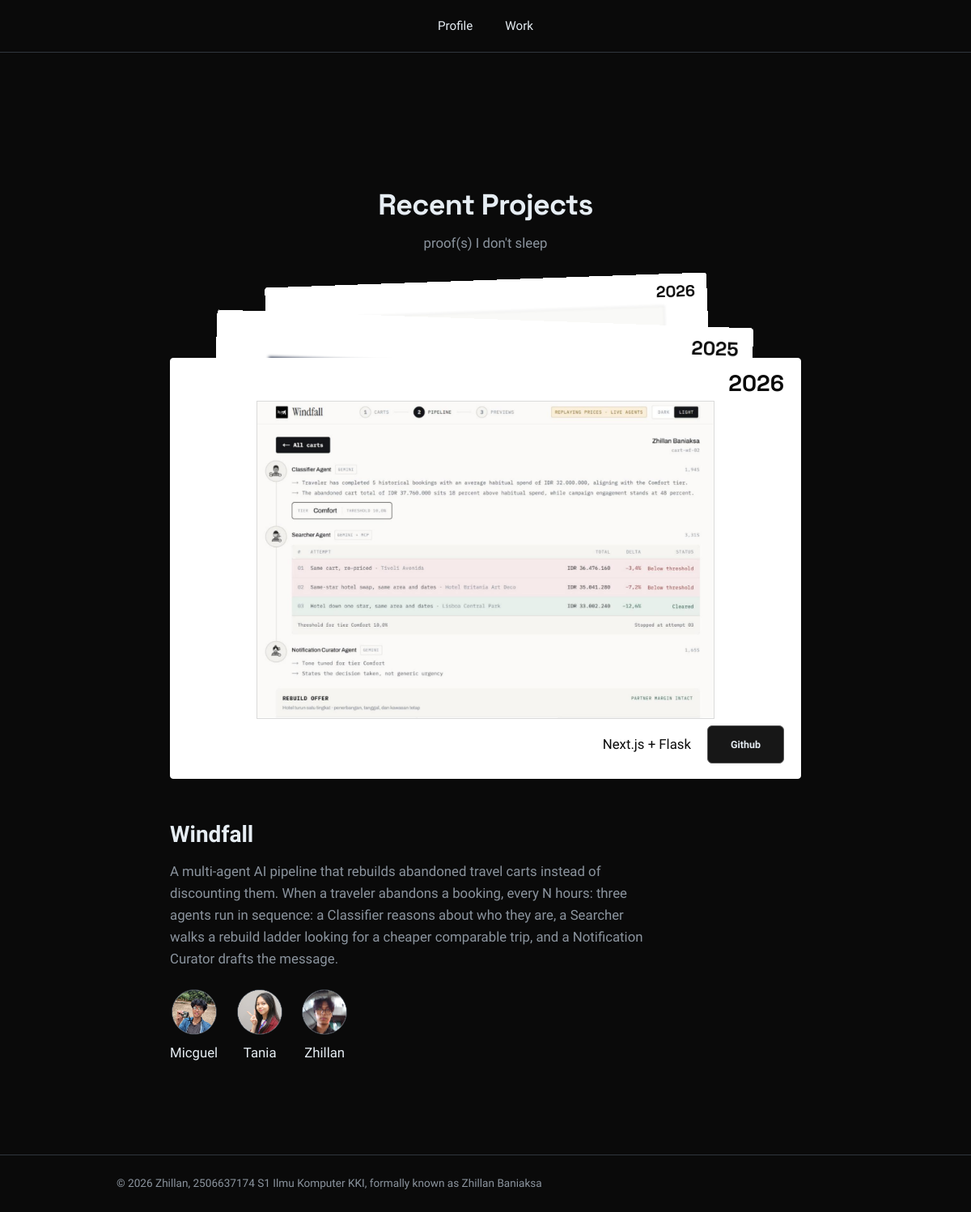
/projects/, run on the app's committed database.
### main/models.py (models this page shows, shortened)
class Project(models.Model):
    id = models.UUIDField(primary_key=True, default=uuid.uuid4, editable=False)
    title = models.CharField(max_length=255)
    year = models.CharField(max_length=16)
    role = models.CharField(max_length=120, blank=True)
    description = models.TextField()
    image = models.CharField(
        max_length=255,
        blank=True,
        help_text="Path under static/, e.g. img/projects/tinta.png",
    )
    tech_stack = models.CharField(
        max_length=255,
        help_text="Comma-separated, e.g. Django, Postgres, React",
    )
    peers = models.ManyToManyField(Peer, blank=True, related_name="projects")
    repo_url = models.URLField(blank=True, null=True)
    live_url = models.URLField(blank=True, null=True)
    order = models.PositiveIntegerField(default=0)
    class Meta:
        ordering = ["order", "-year"]
    @property
    def tech_list(self):
        return [t.strip() for t in self.tech_stack.split(",") if t.strip()]

class Peer(models.Model):
    id = models.UUIDField(primary_key=True, default=uuid.uuid4, editable=False)
    name = models.CharField(max_length=100)
    icon = models.CharField(
        max_length=255,
        help_text="Path under static/, e.g. icons/peers/zayyan.png",
    )
    url = models.URLField(blank=True, null=True)
    order = models.PositiveBigIntegerField(default = 0)
    class Meta:
        ordering = ["order", "name"]

### main/views.py (the view)
# urls.py: path('projects/', show_projects, name="show_projects"),
def show_projects(request):
    context = {
        "name": "Zhillan",
        "npm": "2506637174",
        "study_program": "S1 Ilmu Komputer KKI",
        "bio": "formally known as Zhillan Baniaksa",
        "project_list": Project.objects.prefetch_related("peers"),
    }
    return render(request, "projects.html", context)

### templates/projects.html (shortened to what this page needs)
{% load static %}
<!DOCTYPE html>
<html lang="en">
<head>
    <link rel="stylesheet" href="{% static 'css/style.css' %}?v=8">
</head>
<body>
    <header class="site-header">
        <div class="container">
            <nav class="nav-jump">
                <a href="{% url 'main:show_main' %}">Profile</a>
            </nav>
            <nav class="nav-jump">
                <a href="{% url 'main:show_projects' %}">Work</a>
            </nav>
        </div>
    </header>
    <main>
        <section class="projects" id="projects">
            <div class="container">
                <div class="projects-head">
                    <h1>Recent Projects</h1>
                    <p class="projects-sub">proof(s) I don't sleep</p>
                </div>
                <div class="deck">
                    <div class="deck-stack" tabindex="0" role="group"
                         aria-roledescription="carousel"
                         aria-label="Project screenshots. Drag the front card, or press the arrow keys, to see the next one.">
                        {% for project in project_list %}
                        <article class="stack-card"
                                 data-depth="{{ forloop.counter0 }}"
                                 aria-hidden="{% if forloop.first %}false{% else %}true{% endif %}">
                            <span class="stack-card-year">{{ project.year }}</span>
                            <div class="stack-card-shot">
                                {% if project.image %}
                                    <img class="stack-card-img"
                                         src="{% static project.image %}"
                                         alt="Screenshot of {{ project.title }}"
                                         draggable="false">
                                {% endif %}
                            </div>
                            <div class="stack-card-foot">
                                <span class="stack-card-tech">{{ project.tech_list|join:" + " }}</span>
                                {% if project.live_url %}
                                    <a class="social-link" href="{{ project.live_url }}"
                                       target="_blank" rel="noopener">Website</a>
                                {% endif %}
                                {% if project.repo_url %}
                                    <a class="social-link" href="{{ project.repo_url }}"
                                       target="_blank" rel="noopener">Github</a>
                                {% endif %}
                            </div>
                        </article>
                        {% empty %}
                        <p class="empty-state">No projects added yet.</p>
                        {% endfor %}
                    </div>
                    <div class="deck-details">
                        {% for project in project_list %}
                        <article class="deck-detail{% if forloop.first %} is-active{% endif %}">
                            <h2 class="deck-title">{{ project.title }}</h2>
                            <p class="deck-description">{{ project.description }}</p>
                            {% if project.peers.all %}
                                <div class="peer-row">
                                    {% for peer in project.peers.all %}
                                    <span class="peer-item" tabindex="0">
                                        <img class="peer"
                                             src="{% static peer.icon %}"
                                             alt="{{ peer.name }}">
                                        <span class="peer-name">{{ peer.name }}</span>
                                    </span>
                                    {% endfor %}
                                </div>
                            {% endif %}
                        </article>
                        {% endfor %}
                    </div>
                </div>
            </div>
        </section>
    </main>
    <footer class="site-footer">
        <div class="container">
            <p>&copy; 2026 {{ name }}, {{ npm }} {{ study_program }}, {{ bio }}</p>
        </div>
    </footer>
</body>
</html>

### static/css/style.css (style rules this page uses)
* { margin: 0; padding: 0; box-sizing: border-box; }
:root { --ink: #e6edf3; --paper: #0a0a0a; --accent: #21262d; --accent-dark: #5583c8; --line: #30363d; --text-muted: #8b949e; --border: 3px solid var(--line); --surface: #161b22; --button: #171717; --button-background: #585858; --mention: #0af; }
html { background-color: var(--paper) }
body { font-family: "Bricolage Grotesque", system-ui, sans-serif; color: var(--ink); background-color: var(--paper); line-height: 1.6; }
h1, .brand { font-family: "Space Grotesk", -apple-system, sans-serif; }
.container { max-width: 960px; margin: 0 auto; padding: 0 1.5rem; }
.site-header { border-bottom: 1px solid var(--line); }
.site-header .container { display: flex; justify-content: center; align-items: center; gap: 2.5rem; padding: 1.25rem 1.5rem; }
.site-header nav { color: var(--ink); display: flex; gap: 2rem; }
.site-header nav a { color: var(--ink); text-decoration: none; font-size: 0.95rem; }
.social-link { display: inline-flex; align-items: center; gap: 0.5rem; font-size: 0.78rem; font-weight: 600; text-decoration: none; color: var(--ink); background-color: var(--button); padding: 0.80rem 1.75rem; transition: background-color 0.2s ease, color 0.15s ease; border-radius: 6px; border: 0.1px solid var(--button-background); }
.site-footer { padding: 1.5rem; color: var(--text-muted); font-size: 0.85rem; border-top: 1px solid var(--line); }
.projects { padding: 10rem 0 7rem; }
.projects-head { text-align: center; }
.projects-head h1 { font-size: 2.25rem; letter-spacing: -0.02em; }
.projects-sub { margin-top: 0.25rem; color: var(--text-muted); font-size: 1.05rem; }
.deck { max-width: 780px; margin: 0 auto; --stack-lift: 3rem; --stack-blur: 2px; --card-radius: 4px; --card-face: #ffffff; }
.deck-stack { position: relative; aspect-ratio: 3 / 2; margin-top: calc(var(--stack-lift) * 2 + 2rem); outline: none; touch-action: pan-y; }
.stack-card { position: absolute; inset: 0; display: grid; grid-template-rows: auto minmax(0, 1fr) auto; padding: 1rem 1.25rem 1.1rem; overflow: hidden; background-color: var(--card-face); color: var(--paper); border: 1px solid var(--card-face); border-radius: var(--card-radius); transform-origin: 50% 0; transform: translateY(calc(var(--stack-lift) * -3)) scale(0.55); opacity: 0; pointer-events: none; user-select: none; -webkit-user-select: none; transition: transform 0.4s ease, opacity 0.4s ease; will-change: transform; }
.stack-card[data-depth="0"] { z-index: 3; opacity: 1; pointer-events: auto; cursor: grab; background-color: var(--card-face); color: var(--paper); border-color: var(--card-face); transform: translateX(var(--drag-x, 0px)) rotate(var(--drag-rot, 0deg)); }
.stack-card[data-depth="1"] { z-index: 2; opacity: 1; transform: translateY(calc(var(--stack-lift) * -1)) scale(0.85) rotate(2deg); }
.stack-card[data-depth="2"] { z-index: 1; opacity: 1; transform: translateY(calc(var(--stack-lift) * -2)) scale(0.70) rotate(-2deg); }
.stack-card-shot { display: flex; align-items: center; justify-content: center; min-height: 0; padding: 0.5rem 0; }
.stack-card-img { display: block; max-width: 85%; max-height: 100%; width: auto; height: auto; object-fit: contain; border: 1px solid rgba(10, 10, 10, 0.15); transition: filter 0.4s ease; }
.stack-card-year { justify-self: end; font-family: "Space Grotesk", -apple-system, sans-serif; font-size: 1.75rem; font-weight: 700; line-height: 1; color: inherit; }
.stack-card-foot { display: flex; align-items: center; justify-content: flex-end; gap: 1.25rem; }
.stack-card-tech { font-size: 1.05rem; color: inherit; }
.deck-details { margin-top: 3.25rem; }
.deck-detail { display: none; }
.deck-detail.is-active { display: block; animation: detail-in 0.35s ease; }
.deck-title { font-size: 1.75rem; font-weight: 700; line-height: 1.2; }
.deck-description { margin-top: 1rem; max-width: 600px; color: var(--text-muted); font-size: 1.05rem; }
.peer-row { display: flex; flex-wrap: wrap; gap: 1.5rem; margin-top: 1.5rem; }
.peer-item { display: flex; flex-direction: column; align-items: center; gap: 0.6rem; }
.peer { display: block; width: 3.5rem; height: 3.5rem; object-fit: cover; border-radius: 50%; border: 1px solid var(--line); background-color: var(--ink); }
.peer-name { font-size: 1.05rem; font-weight: 300; color: var(--ink); }

### data on the page
Project: year "2026", image+title (picture), tech_list "Next.js + Flask", title "Windfall", description "A multi-agent AI pipeline that rebuilds abandoned travel carts instead of discounting them. When a traveler abandons a booking, every N hours: three agents run in sequence: a Classifier reasons about who they are, a Searcher walks a rebuild ladder looking for a cheaper comparable trip, and a Notification Curator drafts the message."
Project: year "2025"
Project: year "2026"
Peer: icon (picture), name "Micguel"
Peer: icon (picture), name "Tania"
Peer: icon (picture), name "Zhillan"

### other printed values
{{ name }} "Zhillan"
{{ npm }} "2506637174"
{{ study_program }} "S1 Ilmu Komputer KKI"
{{ bio }} "formally known as Zhillan Baniaksa"
